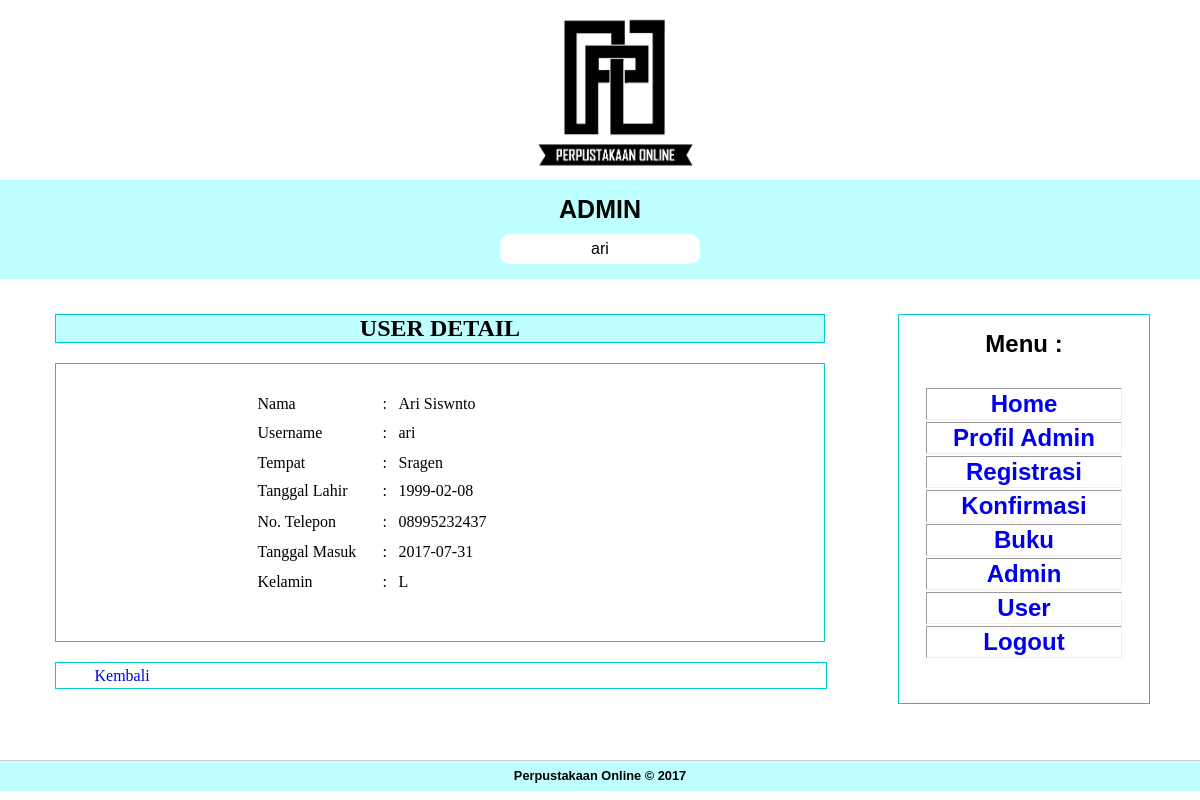
The app's page /admin/index.php?page=user_detail&id_user=USR20170731001 (signed in) with its own data.
### tables this page shows
CREATE TABLE IF NOT EXISTS `tb_user` (
  `id_user` varchar(14) NOT NULL,
  `nama` varchar(50) NOT NULL,
  `username` varchar(20) NOT NULL,
  `password` varchar(20) NOT NULL,
  `tempat` varchar(20) NOT NULL,
  `tgl_lahir` date NOT NULL,
  `no_telepon` varchar(20) NOT NULL,
  `tgl_masuk` date NOT NULL,
  `kelamin` enum('L','P') NOT NULL,
  PRIMARY KEY (`id_user`)
);

### admin/user_detail.php (the view)
<?php include '../conn/koneksi.php';?>
<link rel="stylesheet" type="text/css" href="../artikelcss.css">
<div id="judul"> USER DETAIL</div>
<div id="tabel">
  <p>&nbsp;</p>
  <div align="center">
    <table width="371" border="0">
      <?php
            $id_user	= isset($_GET['id_user']) ? $_GET['id_user'] : "";
			$query=mysql_query("SELECT * FROM tb_user WHERE id_user='$id_user'", $dbconn);
			$data=mysql_fetch_array($query);
			?>
      <tr>
        <td width="121" height="27">Nama</td>
        <td width="12">:</td>
        <td width="224"><?php echo $data['nama']; ?></td>
      </tr>
      <tr>
        <td height="28">Username</td>
        <td>:</td>
        <td><?php echo $data['username']; ?></td>
      </tr>
      <tr>
        <td height="26">Tempat</td>
        <td>:</td>
        <td><?php echo $data['tempat']; ?></td>
      </tr>
      <tr>
        <td height="29">Tanggal Lahir</td>
        <td>:</td>
        <td><?php echo $data['tgl_lahir']; ?></td>
      </tr>
      <tr>
        <td height="28">No. Telepon</td>
        <td>:</td>
        <td><?php echo $data['no_telepon']; ?></td>
      </tr>
      <tr>
        <td height="28">Tanggal Masuk</td>
        <td>:</td>
        <td><?php echo $data['tgl_masuk']; ?></td>
      </tr>
      <tr>
        <td height="26">Kelamin</td>
        <td>:</td>
        <td><?php echo $data['kelamin']; ?></td>
      </tr>
  </table>
    <p>&nbsp;</p>
    <p>&nbsp;</p>
  </div>
</div>
<div id="back"> <a style="text-decoration: none"; href="index.php?page=user_data">Kembali</a> </div>
<p>&nbsp;</p>
<p>&nbsp;</p>

### artikelcss.css (style rules this page uses)
#tabel { height: auto; width: auto; border: 1px solid #0CC; padding: 10px 25px 5px; text-align: left; }
#judul { border: 1px solid #0cc; text-align: center; font-weight: bold; font-size: 24px; margin-bottom: 20px; background-color: #BFFFFF; }
#back { height: 25px; width: 95%; margin-top: 20px; border: 1px solid #0cc; padding-left: 5%; line-height: 25px; }

### records on screen
tb_user: nama "Ari Siswnto", username "ari", tempat "Sragen", tgl_lahir "1999-02-08", no_telepon "08995232437", tgl_masuk "2017-07-31", kelamin "L"

### other values on screen
$_SESSION['username'] "ari"
